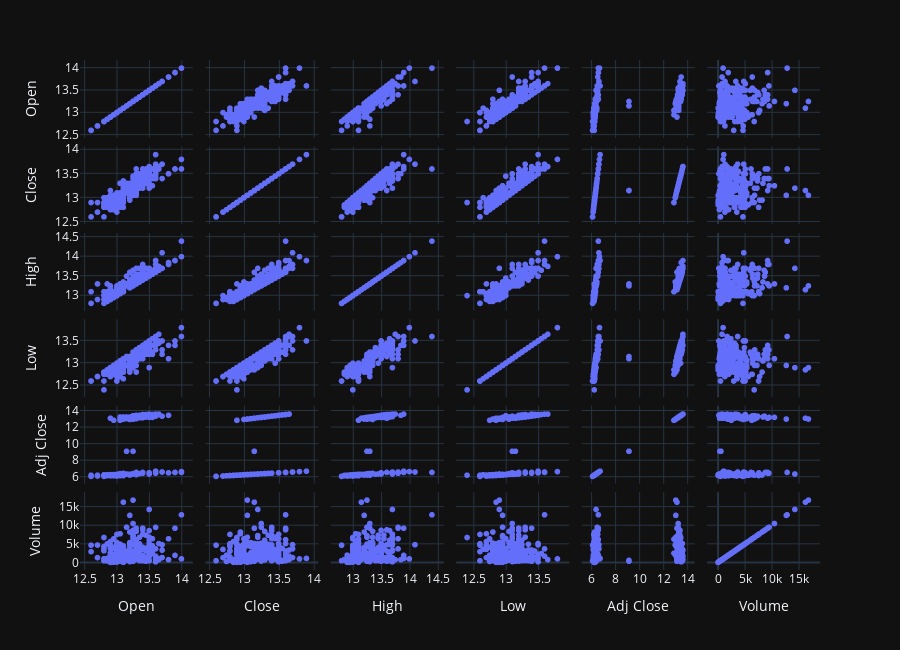

This figure's notebook cell:
### Code cell
fig = px.scatter_matrix(df, dimensions=["Open", "Close", "High", "Low","Adj Close","Volume"])
fig.update_layout(height=650,template="plotly_dark")
fig.show()

### Figure 1 — Plotly figure (JSON) as saved in the notebook; plotly's stock layout.template omitted (floating-point values rounded to 4 significant figures; data arrays with more than 128 entries replaced by an {"elided": "..."} marker saying what was removed)
{"data": [{"dimensions": [{"axis": {"matches": true}, "label": "Open", "values": {"elided": "260 float values"}}, {"axis": {"matches": true}, "label": "Close", "values": {"elided": "260 float values"}}, {"axis": {"matches": true}, "label": "High", "values": {"elided": "260 float values"}}, {"axis": {"matches": true}, "label": "Low", "values": {"elided": "260 float values"}}, {"axis": {"matches": true}, "label": "Adj Close", "values": {"elided": "260 float values"}}, {"axis": {"matches": true}, "label": "Volume", "values": {"elided": "260 int values"}}], "hovertemplate": "%{xaxis.title.text}=%{x}<br>%{yaxis.title.text}=%{y}<extra></extra>", "legendgroup": "", "marker": {"color": "#636efa", "symbol": "circle"}, "name": "", "showlegend": false, "type": "splom"}], "layout": {"dragmode": "select", "height": 650, "legend": {"tracegroupgap": 0}, "margin": {"t": 60}}}
